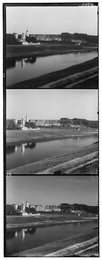
%> input picture My-Input-Images/00125v.jpg, 102 x 260 px, shrunk from 400 x 1024 before the run
$ octave --eval "result = Align_NCC(imread('../../My-Input-Images/00125v.jpg'));"   (GNU Octave 9; MATLAB toolbox functions it lacks are replaced by stand-ins)
%> lines starting %> are read from the running program, lines starting %| are printed output that depends on the picture
function [Aligned_NCC_Image,G_SH, R_SH]= Align_NCC(Input_Image)
fullim = Input_Image;
%> fullim is the input picture: size 260x102 uint8; min 0, max 255, mean 123.9
fullim = im2double(fullim);
%> fullim: size 260x102 double
height = floor(size(fullim,1)/3);
%> height = 86
width  = floor(size(fullim,2));
%> width = 102
B = fullim(1:height,:);
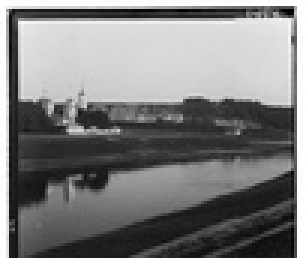
%> B: size 86x102 double (shown 3 times larger); min 0, max 1, mean 0.494
G = fullim(height+1:height*2,:);
R = fullim(height*2+1:height*3,:);
R = double(R);
G = double(G);
B = double(B);
SHISTS = zeros(2,2);
R_edge = edge(R, 'canny');
G_edge = edge(G, 'canny');
B_edge = edge(B, 'canny');
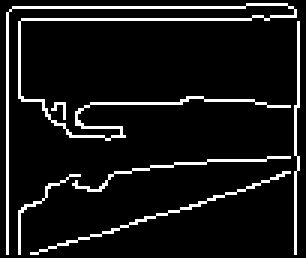
%> B_edge: size 86x102 logical (shown 3 times larger); 8.5% white in thin lines or dots
SHISTS(1,:) = NCC(G_edge, B_edge);
SHISTS(2,:) = NCC(R_edge, B_edge);
G_SHIST = imtranslate(G, [SHISTS(1,2), SHISTS(1,1)]);
R_SHIST = imtranslate(R, [SHISTS(2,2), SHISTS(2,1)]);
G_SH = SHISTS(1,:) ;
R_SH = SHISTS(2,:) ;
Aligned_NCC_Image = cat(3, R_SHIST, G_SHIST, B);
Aligned_NCC_Image = Aligned_NCC_Image(0.1*height:0.9*height,0.1*width:0.9*width,:);
end
function shift = NCC(I2, I1)
[row, col] = size(I2);
%> row = 86; col = 102
CC_VALUE = normxcorr2(I2, I1);
[max_cc, ind_cc] = max(abs(CC_VALUE(:)));    % Find the max NCC value
%> max_cc = 0.354; ind_cc = 17358
[y, x] = ind2sub(size(CC_VALUE), ind_cc(1)); % Find the location of the max NCC value
%> y = 87; x = 102
Best_match_row = y - (row-1);                % Calculate the row location of the max NCC value
%> Best_match_row = 2
Best_match_col = x - (col-1);                %Calculate the column location of the max NCC value
%> Best_match_col = 1
shift = [Best_match_row, Best_match_col];    % Shifts in both directions
%> shift = [2 1]
end
%> in Align_NCC, `R_SH = SHISTS(2,:) ;`: R_SH = [4 -96]
%> `result = Align_NCC(imread('../../My-Input-Images/00125v.jpg'));`:
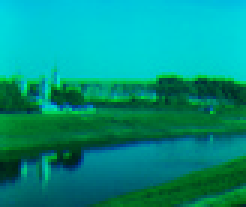
%> result: size 69x82x3 double (shown 3 times larger); mean R, G, B 0, 0.573, 0.506

$ run again, on My-Input-Images/00153v.jpg
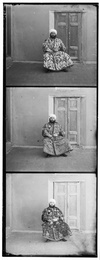
%> input picture My-Input-Images/00153v.jpg, 100 x 260 px, shrunk from 394 x 1024 before the run
%> in Align_NCC, fullim is the input picture: size 260x100 uint8; min 0, max 255, mean 145.1
%> fullim: size 260x100 double
%> in Align_NCC, `B_edge = edge(B, 'canny');`:
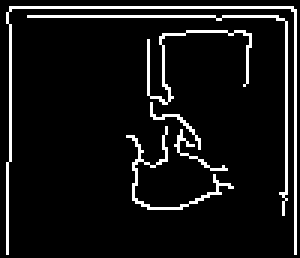
%> B_edge: size 86x100 logical (shown 3 times larger); 8% white in thin lines or dots
%> max_cc = 0.462; ind_cc = 17016
%> y = 87; x = 100
%> Best_match_row = 2
%> Best_match_col = 1
%> shift = [2 1]
%> R_SH = [5 97]
%> `result = Align_NCC(imread('../../My-Input-Images/00125v.jpg'));`:
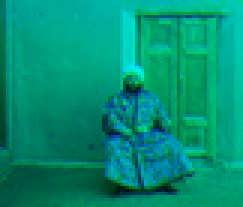
%> result: size 69x81x3 double (shown 3 times larger); mean R, G, B 0, 0.569, 0.457

$ run again, on My-Input-Images/00351v.jpg
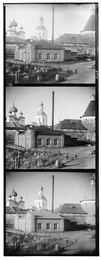
%> input picture My-Input-Images/00351v.jpg, 101 x 260 px, shrunk from 396 x 1024 before the run
%> in Align_NCC, fullim is the input picture: size 260x101 uint8; min 0, max 255, mean 146.6
%> fullim: size 260x101 double
%> in Align_NCC, `B_edge = edge(B, 'canny');`:
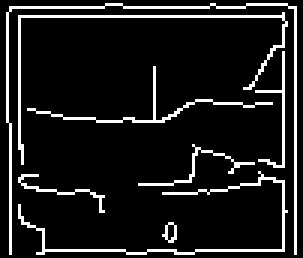
%> B_edge: size 86x101 logical (shown 3 times larger); 10.3% white in thin lines or dots
%> max_cc = 0.422; ind_cc = 17187
%> y = 87; x = 101
%> Best_match_row = 2
%> Best_match_col = 1
%> shift = [2 1]
%> R_SH = [4 96]
%> `result = Align_NCC(imread('../../My-Input-Images/00125v.jpg'));`:
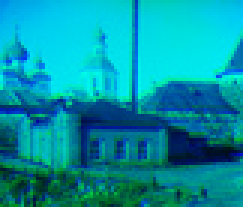
%> result: size 69x81x3 double (shown 3 times larger); mean R, G, B 0, 0.581, 0.647
